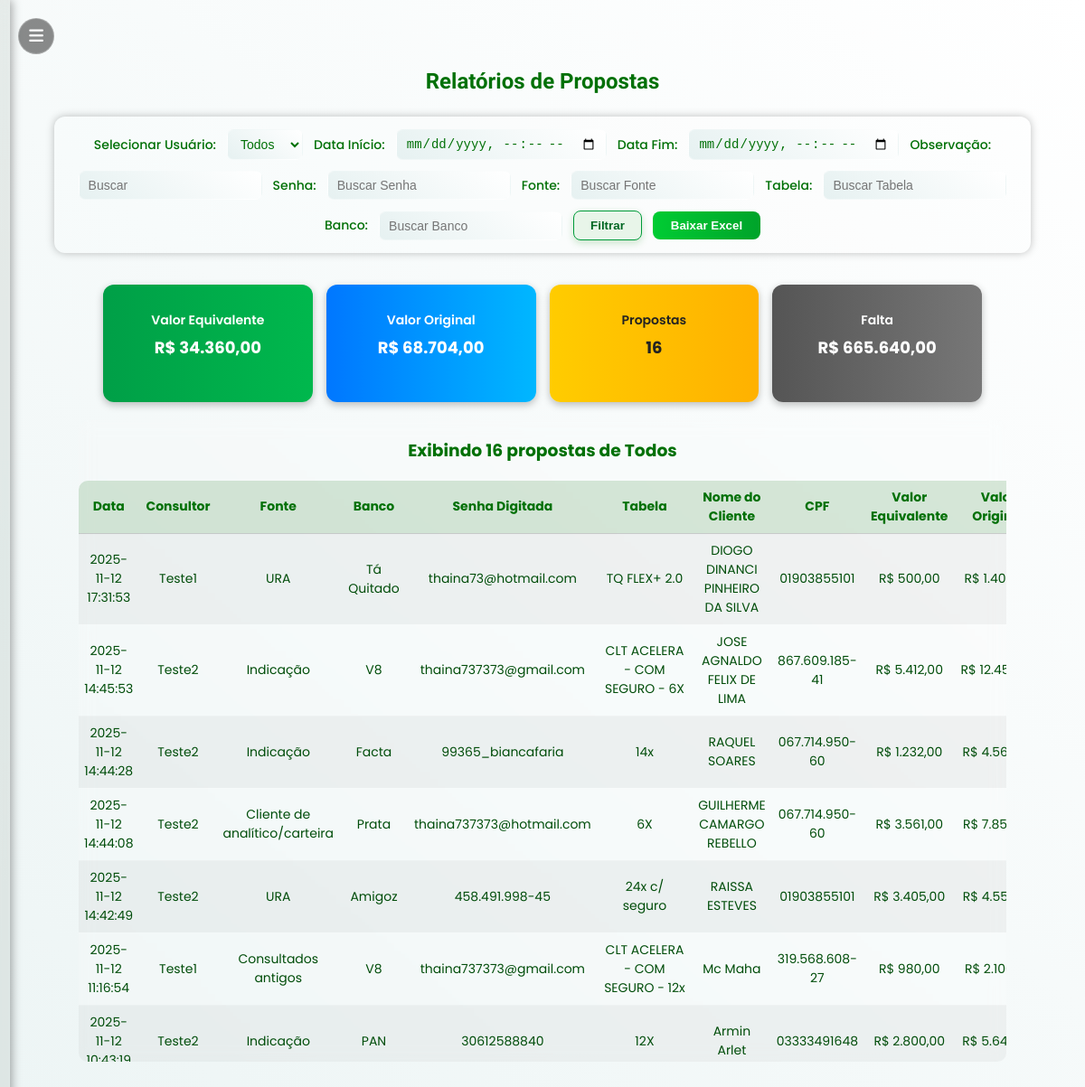
Page /relatorios (signed in) on the committed database.
### tables this page shows
CREATE TABLE propostas (
            id INTEGER PRIMARY KEY AUTOINCREMENT,
            data TEXT,
            consultor TEXT,
            fonte TEXT,
            banco TEXT,
            senha_digitada TEXT,
            tabela TEXT,
            nome_cliente TEXT,
            cpf TEXT,
            valor_equivalente REAL,
            valor_original REAL,
            observacao TEXT,
            telefone TEXT
        );

### app.py (the view, shortened to what this page needs)
@app.route("/relatorios", methods=["GET", "POST"])
def relatorios():
    if "user" not in session or session["role"] != "admin":
        return redirect(url_for("login"))
    conn = get_conn()
    cur = conn.cursor()
    cur.execute("""
        SELECT DISTINCT consultor
        FROM propostas
        WHERE consultor IS NOT NULL
        AND consultor NOT IN (SELECT nome FROM users WHERE role = 'admin')
        ORDER BY consultor;
    """)
    usuarios = [u[0] for u in cur.fetchall()]
    user = request.form.get("usuario") or request.args.get("usuario")
    data_ini = request.form.get("data_ini") or request.args.get("data_ini")
    data_fim = request.form.get("data_fim") or request.args.get("data_fim")
    observacao = (request.form.get("observacao") or request.args.get("observacao") or "").strip()
    senha_digitada = (request.form.get("senha_digitada") or request.args.get("senha_digitada") or "").strip()
    fonte = (request.form.get("fonte") or request.args.get("fonte") or "").strip()
    tabela = (request.form.get("tabela") or request.args.get("tabela") or "").strip()
    banco = (request.form.get("banco") or request.args.get("banco") or "").strip()
    acao = request.form.get("acao")
    def normalizar_data(data_str):
        if not data_str:
            return None
        try:
            return datetime.strptime(data_str, "%Y-%m-%dT%H:%M").strftime("%Y-%m-%d %H:%M:%S")
        except ValueError:
            return data_str
    data_ini = normalizar_data(data_ini)
    data_fim = normalizar_data(data_fim)
    ph = "?" if isinstance(conn, sqlite3.Connection) else "%s"
    query_base = f"""
        SELECT id, data, consultor, fonte, banco, senha_digitada, tabela, nome_cliente, cpf,
               valor_equivalente, valor_original, observacao, telefone
        FROM propostas
    """
    condicoes, params = [], []
    condicoes.append("consultor NOT IN (SELECT nome FROM users WHERE role = 'admin')")
    def filtro_lower(campo, valor):
        if isinstance(conn, sqlite3.Connection):
            return f"LOWER({campo}) LIKE LOWER({ph})", f"%{valor.lower()}%"
        else:
            return f"LOWER({campo}) LIKE LOWER({ph})", f"%{valor}%"
    if user and user.strip():
        condicoes.append(f"LOWER(consultor) = LOWER({ph})")
        params.append(user)
    if data_ini and data_fim:
        condicoes.append(f"data BETWEEN {ph} AND {ph}")
        params += [data_ini, data_fim]
    if observacao:
        filtro, valor = filtro_lower("observacao", observacao)
        condicoes.append(filtro)
        params.append(valor)
    if senha_digitada:
        filtro, valor = filtro_lower("senha_digitada", senha_digitada)
        condicoes.append(filtro)
        params.append(valor)
    if fonte:
        filtro, valor = filtro_lower("fonte", fonte)
        condicoes.append(filtro)
        params.append(valor)
    if banco:
        filtro, valor = filtro_lower("banco", banco)
        condicoes.append(filtro)
        params.append(valor)
    if tabela:
        filtro, valor = filtro_lower("tabela", tabela)
        condicoes.append(filtro)
        params.append(valor)
    if condicoes:
        query_base += " WHERE " + " AND ".join(condicoes)
    order_clause = "ORDER BY datetime(data) DESC" if isinstance(conn, sqlite3.Connection) else "ORDER BY data DESC"
    pagina = int(request.args.get("pagina", 1))
    por_pagina = 50
    offset = (pagina - 1) * por_pagina
    cur.execute(f"SELECT COUNT(*) FROM ({query_base})", tuple(params))
    total_registros = cur.fetchone()[0]
    total_paginas = (total_registros + por_pagina - 1) // por_pagina
    query_paginada = f"{query_base} {order_clause} LIMIT {ph} OFFSET {ph}"
    params_paginada = params + [por_pagina, offset]
    cur.execute(query_paginada.replace("?", "%s") if not isinstance(conn, sqlite3.Connection) else query_paginada, tuple(params_paginada))
    dados = cur.fetchall()
    cur.execute(f"SELECT COALESCE(SUM(valor_equivalente),0), COALESCE(SUM(valor_original),0) FROM ({query_base})", tuple(params))
    total_equivalente, total_original = cur.fetchone()
    total_propostas = total_registros
    cur.execute("SELECT valor FROM metas_globais ORDER BY id DESC LIMIT 1;")
    meta_row = cur.fetchone()
    meta_global = float(meta_row[0]) if meta_row else 0.0
    if user:
        cur.execute(
            "SELECT meta FROM metas_individuais WHERE consultor = %s;"
            if not isinstance(conn, sqlite3.Connection)
            else "SELECT meta FROM metas_individuais WHERE consultor = ?;",
            (user,),
        )
        meta_individual_row = cur.fetchone()
        meta_individual = float(meta_individual_row[0]) if meta_individual_row else meta_global
        falta_para_meta = max(meta_individual - float(total_equivalente or 0), 0)
    else:
        falta_para_meta = max(meta_global - float(total_equivalente or 0), 0)
    conn.close()
    return render_template(
        "relatorios.html",
        usuarios=usuarios,
        dados=dados,
        user=user,
        data_ini=data_ini,
        data_fim=data_fim,
        observacao=observacao,
        senha_digitada=senha_digitada,
        fonte=fonte,
        tabela=tabela,
        banco=banco,
        total_equivalente=total_equivalente,
        total_original=total_original,
        total_propostas=total_propostas,
        falta_para_meta=falta_para_meta,
        pagina=pagina,
        total_paginas=total_paginas
    )

### app.py (called while the page is built)
def get_conn():
    if DATABASE_URL and psycopg2:
        return psycopg2.connect(DATABASE_URL, sslmode="require")
    else:
        return sqlite3.connect(LOCAL_DB, check_same_thread=False)

### templates/relatorios.html (shortened to what this page needs)
{% extends "base.html" %}
{% block content %}
<h1 class="titulo-tomorrow">Relatórios de Propostas</h1>
<div class="relatorios-container">
  <form method="POST" class="form-relatorios">
    <label>Selecionar Usuário:</label>
    <select name="usuario">
      <option value="" {% if not user %}selected{% endif %}>Todos</option>
    </select>
    <label>Data Início:</label>
    <input type="datetime-local" name="data_ini" value="{{ data_ini or '' }}">
    <label>Data Fim:</label>
    <input type="datetime-local" name="data_fim" value="{{ data_fim or '' }}">
    <label>Observação:</label>
    <input type="text" name="observacao" placeholder="Buscar" value="{{ observacao or '' }}" class="input-pequeno">
    <label>Senha:</label>
    <input type="text" name="senha_digitada" placeholder="Buscar Senha" value="{{ senha_digitada or '' }}"
      class="input-pequeno">
    <label>Fonte:</label>
    <input type="text" name="fonte" placeholder="Buscar Fonte" value="{{ fonte or '' }}" class="input-pequeno">
    <label>Tabela:</label>
    <input type="text" name="tabela" placeholder="Buscar Tabela" value="{{ tabela or '' }}" class="input-pequeno">
    <label>Banco:</label>
    <input type="text" name="banco" placeholder="Buscar Banco" value="{{ banco or '' }}" class="input-pequeno">
    <button type="submit" name="acao" value="filtrar" class="btn-filtrar">Filtrar</button>
    <button type="submit" name="acao" value="baixar" class="btn-baixar">Baixar Excel</button>
  </form>
</div>
{% if dados %}
<div class="cards-resumo">
  <div class="card verde">
    <h4>Valor Equivalente</h4>
    <p>R$ {{ "{:,.2f}".format(total_equivalente|float) }}</p>
  </div>
  <div class="card azul">
    <h4>Valor Original</h4>
    <p>R$ {{ "{:,.2f}".format(total_original|float) }}</p>
  </div>
  <div class="card amarelo">
    <h4>Propostas</h4>
    <p>{{ total_propostas }}</p>
  </div>
  <div class="card cinza">
    <h4>Falta</h4>
    <p>R$ {{ "{:,.2f}".format(falta_para_meta|float) }}</p>
  </div>
</div>
{% endif %}
{% if dados %}
<div class="tabela-relatorio">
  <h3>Exibindo {{ dados|length }} propostas de {{ user or 'Todos' }}</h3>
  <table>
    <thead>
      <tr>
        <th>Data</th>
        <th>Consultor</th>
        <th>Fonte</th>
        <th>Banco</th>
        <th>Senha Digitada</th>
        <th>Tabela</th>
        <th>Nome do Cliente</th>
        <th>CPF</th>
        <th>Valor Equivalente</th>
        <th>Valor Original</th>
      </tr>
    </thead>
    <tbody>
      {% for d in dados %}
      <tr>
        <td>{{ d[1] }}</td>
        <td>{{ d[2] }}</td>
        <td>{{ d[3] }}</td>
        <td>{{ d[4] }}</td>
        <td>{{ d[5] }}</td>
        <td>{{ d[6] }}</td>
        <td>{{ d[7] }}</td>
        <td>{{ d[8] }}</td>
        <td>R$ {{ "{:,.2f}".format((d[9] or 0)|float) }}</td>
        <td>R$ {{ "{:,.2f}".format((d[10] or 0)|float) }}</td>
      </tr>
      {% endfor %}
    </tbody>
  </table>
</div>
{% elif not erro %}
<div class="msg-vazia">
  <p>Aguarde... Carregando as últimas 30 propostas.</p>
</div>
{% endif %}
{% endblock %}

### templates/base.html (shortened to what this page needs)
<!DOCTYPE html>
<html lang="pt-BR">
<head>
    <link rel="stylesheet" href="{{ url_for('static', filename='style.css') }}">
    <link rel="stylesheet" href="https://cdnjs.cloudflare.com/ajax/libs/font-awesome/6.5.0/css/all.min.css">
</head>
<body class="pagina">
    <button class="menu-toggle" id="menuToggle">
        <i class="fa-solid fa-bars"></i>
    </button>
    <div class="sidebar" id="sidebar">
    </div>
    <div class="content">
        {% block content %}{% endblock %}
    </div>
</body>
</html>

### templates/relatorios.html (style rules this page uses)
.form-relatorios { display: flex; justify-content: center; align-items: center; flex-wrap: wrap; gap: 12px; margin: 25px auto 35px; padding: 14px 20px; background: var(--bg-container); border-radius: 12px; box-shadow: 0 0 10px rgba(0, 0, 0, 0.25); width: fit-content; position: relative; left: 50%; transform: translateX(-50%); color: var(--cor-texto); }
.form-relatorios label { font-weight: 500; color: var(--cor-texto); font-size: 14px; }
.form-relatorios select, .form-relatorios input[type="datetime-local"], .form-relatorios input[type="text"] { padding: 7px 10px; border-radius: 8px; border: 1px solid rgba(255, 255, 255, 0.25); background: linear-gradient(40deg, var(--gradiente-inicio), var(--gradiente-fim)); color: var(--cor-texto); font-size: 14px; outline: none; transition: all 0.3s ease; }
.btn-filtrar { background: linear-gradient(90deg, #00b848, #009634); color: #fff; font-weight: 600; border: none; border-radius: 8px; padding: 8px 18px; cursor: pointer; transition: all 0.25s ease; }
.btn-baixar { background: linear-gradient(90deg, #00cc33, #00a32a); color: #fff; font-weight: 600; border: none; border-radius: 8px; padding: 8px 20px; cursor: pointer; transition: all 0.25s ease; }
.tabela-relatorio { width: 95%; margin: auto; background: var(--bg-container); border-radius: 10px; backdrop-filter: blur(8px); max-height: 710px; overflow-y: auto; overflow-x: auto; scrollbar-width: thin; scrollbar-color: rgba(255, 255, 255, 0.3) transparent; }
.tabela-relatorio table { width: 100%; border-collapse: collapse; background: transparent; color: var(--cor-texto); text-align: center; border-radius: 10px; overflow: hidden; font-size: 14px; }
.tabela-relatorio th { background: rgba(0, 150, 0, 0.45); color: #fff; padding: 8px; position: sticky; top: 0; }
.tabela-relatorio td { padding: 8px 6px; border-bottom: 1px solid rgba(255, 255, 255, 0.15); color: var(--cor-texto); background: rgba(255, 255, 255, 0.05); }
body:not(.dark-mode) .tabela-relatorio th { background: rgba(0, 100, 0, 0.15); color: #007006; }
body:not(.dark-mode) .tabela-relatorio td { background: rgba(0, 0, 0, 0.04); color: #004d0a; }
.tabela-relatorio tr:nth-child(even) td { background: rgba(255, 255, 255, 0.07); }
.cards-resumo { display: flex; justify-content: center; align-items: center; flex-wrap: wrap; gap: 15px; width: 90%; margin: 15px auto 20px; }
.cards-resumo .card { flex: 1 1 180px; max-width: 210px; min-width: 180px; height: 100px; padding: 15px; border-radius: 12px; color: white; text-align: center; font-family: 'Poppins', sans-serif; box-shadow: 0 3px 8px rgba(0, 0, 0, 0.25); transition: transform 0.25s ease, filter 0.25s ease; display: flex; flex-direction: column; justify-content: center; align-items: center; }
.cards-resumo h4 { font-size: 14px; font-weight: 600; margin: 0; }
.cards-resumo p { font-size: 18px; font-weight: 700; margin-top: 6px; }
.cards-resumo .verde { background: linear-gradient(90deg, #009f47, #00b84d); }
.cards-resumo .azul { background: linear-gradient(90deg, #0077ff, #00b7ff); }
.cards-resumo .amarelo { background: linear-gradient(90deg, #ffcc00, #ffb100); color: #222; }
.cards-resumo .cinza { background: linear-gradient(90deg, #555, #777); }

### rows in the picture
propostas: data "2025-11-12 17:31:53", consultor "Teste1", fonte "URA", banco "Tá Quitado", senha_digitada "thaina73@hotmail.com", tabela "TQ FLEX+ 2.0", nome_cliente "DIOGO DINANCI PINHEIRO DA SILVA", cpf "01903855101"
propostas: data "2025-11-12 14:45:53", consultor "Teste2", fonte "Indicação", banco "V8", senha_digitada "thaina737373@gmail.com", tabela "CLT ACELERA - COM SEGURO - 6X", nome_cliente "JOSE AGNALDO FELIX DE LIMA", cpf "867.609.185-41"
propostas: data "2025-11-12 14:44:28", consultor "Teste2", fonte "Indicação", banco "Facta", senha_digitada "99365_biancafaria", tabela "14x", nome_cliente "RAQUEL SOARES", cpf "067.714.950-60"
propostas: data "2025-11-12 14:44:08", consultor "Teste2", fonte "Cliente de analítico/carteira", banco "Prata", senha_digitada "thaina737373@hotmail.com", tabela "6X", nome_cliente "GUILHERME CAMARGO REBELLO", cpf "067.714.950-60"
propostas: data "2025-11-12 14:42:49", consultor "Teste2", fonte "URA", banco "Amigoz", senha_digitada "458.491.998-45", tabela "24x c/ seguro", nome_cliente "RAISSA ESTEVES", cpf "01903855101"
propostas: data "2025-11-12 11:16:54", consultor "Teste1", fonte "Consultados antigos", banco "V8", senha_digitada "thaina737373@gmail.com", tabela "CLT ACELERA - COM SEGURO - 12x", nome_cliente "Mc Maha", cpf "319.568.608-27"
propostas: data "2025-11-12…", consultor "Teste2", fonte "Indicação", banco "PAN", senha_digitada "30612588840", tabela "12X", nome_cliente "Armin Arlet", cpf "03333491648"

### other values in the picture
{{ total_propostas }} "16"
{{ dados|length }} "16"
{{ user or 'Todos' }} "Todos"
